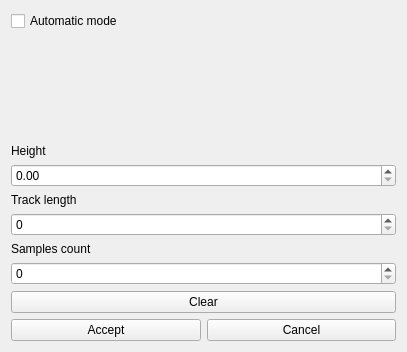
<?xml version="1.0" encoding="UTF-8"?>
<ui version="4.0">
 <class>SolverWidget</class>
 <widget class="QWidget" name="SolverWidget">
  <property name="geometry">
   <rect>
    <x>0</x>
    <y>0</y>
    <width>407</width>
    <height>352</height>
   </rect>
  </property>
  <property name="windowTitle">
   <string>Form</string>
  </property>
  <layout class="QGridLayout" name="gridLayout">
   <item row="8" column="0" colspan="2">
    <widget class="QPushButton" name="_pb_clear">
     <property name="text">
      <string>Clear</string>
     </property>
    </widget>
   </item>
   <item row="9" column="1">
    <widget class="QPushButton" name="_cancel">
     <property name="text">
      <string>Cancel</string>
     </property>
    </widget>
   </item>
   <item row="0" column="0" colspan="2">
    <widget class="QCheckBox" name="_chb_auto">
     <property name="text">
      <string>Automatic mode</string>
     </property>
    </widget>
   </item>
   <item row="2" column="0" colspan="2">
    <widget class="QLabel" name="label">
     <property name="sizePolicy">
      <sizepolicy hsizetype="Preferred" vsizetype="Maximum">
       <horstretch>0</horstretch>
       <verstretch>0</verstretch>
      </sizepolicy>
     </property>
     <property name="text">
      <string>Height</string>
     </property>
    </widget>
   </item>
   <item row="4" column="0" colspan="2">
    <widget class="QLabel" name="label_2">
     <property name="sizePolicy">
      <sizepolicy hsizetype="Preferred" vsizetype="Maximum">
       <horstretch>0</horstretch>
       <verstretch>0</verstretch>
      </sizepolicy>
     </property>
     <property name="text">
      <string>Track length</string>
     </property>
    </widget>
   </item>
   <item row="7" column="0" colspan="2">
    <widget class="QSpinBox" name="_sb_count_point_for_state"/>
   </item>
   <item row="6" column="0" colspan="2">
    <widget class="QLabel" name="label_3">
     <property name="sizePolicy">
      <sizepolicy hsizetype="Preferred" vsizetype="Maximum">
       <horstretch>0</horstretch>
       <verstretch>0</verstretch>
      </sizepolicy>
     </property>
     <property name="text">
      <string>Samples count</string>
     </property>
    </widget>
   </item>
   <item row="5" column="0" colspan="2">
    <widget class="QSpinBox" name="_sb_track_length"/>
   </item>
   <item row="1" column="0">
    <spacer name="verticalSpacer">
     <property name="orientation">
      <enum>Qt::Vertical</enum>
     </property>
     <property name="sizeHint" stdset="0">
      <size>
       <width>20</width>
       <height>40</height>
      </size>
     </property>
    </spacer>
   </item>
   <item row="9" column="0">
    <widget class="QPushButton" name="_accept">
     <property name="text">
      <string>Accept</string>
     </property>
    </widget>
   </item>
   <item row="3" column="0" colspan="2">
    <widget class="QDoubleSpinBox" name="_dsb_alt"/>
   </item>
  </layout>
 </widget>
 <resources/>
 <connections/>
</ui>
